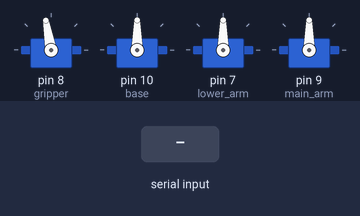
A sketch run on a simulated Arduino Uno, built with avr-gcc and run on an emulated ATmega328P. Shown: 4 × servo. Inputs (shaded band) come from the test bench.

Above: at 1.2 s.
1.3 s: "1" received over Serial
At 1.7 s:
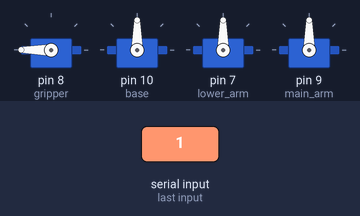
2.8 s: "2" received over Serial
At 4.0 s:
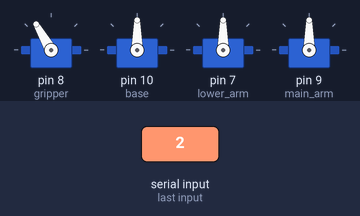
Timing chart, 0 to 5.8 s (numbered marks = the images above; inputs shaded):
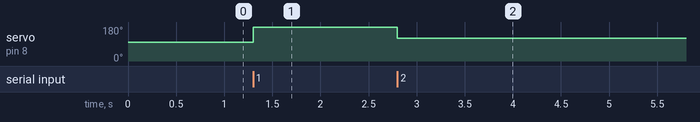

The sketch:

Gripper_01_Processing.ino
```cpp
#include<Servo.h>
Servo base;           //Servo motor for the base
Servo lower_arm;           //Servo motor for the base
Servo main_arm;           //Servo motor for the base
Servo gripper;           //Servo motor for the base
int val;

//Main program setup
void setup() {
  Serial.begin(9600);
  gripper.attach(8);     //Attach on pin # 8 of arduino
  base.attach(10);     //Attach on pin # 8 of arduino
  lower_arm.attach(7);     //Attach on pin # 8 of arduino
  main_arm.attach(9);     //Attach on pin # 8 of arduino
  gripper.write(100);
}

//Main running loop of program
void loop() {
  if (Serial.available())
  {
    val = Serial.read();      //Read the value and store in val
  }
  switch(val) {
      case '1':                 //Grab the object
        {   gripper.write(180);     }   break;
      case '2':                 //Release the gripper
        {   gripper.write(120);     }   break;
  }
}
```

Measured:
- after the input at 1.3 s, servo on pin 8 (gripper): 100° → 180° at once
- after the input at 2.8 s, servo on pin 8 (gripper): 180° → 120° at once
